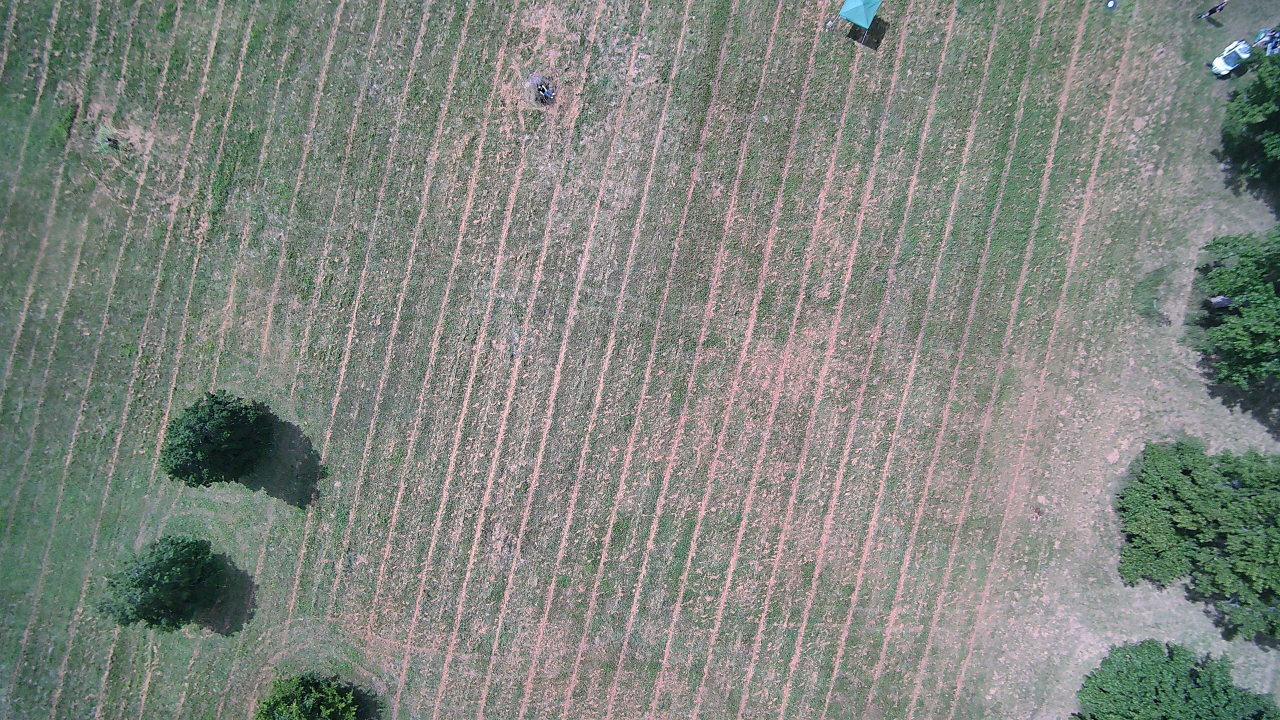
#> input picture vision/unit_tests/data/localize_test_images/20260829_0_0012.jpg, 3840 x 2160 px (shown at 1/3 size)
$ python -i odlc_image_processing.py   (imports and definitions only)
#> lines starting #> are read from the running program, lines starting #| are printed output that depends on the picture
"""
Preprocesses images obtained during airdrop area flyover for
use in contour detection for the standard objects.
"""

import cv2
import numpy as np
from nptyping import NDArray, Shape, UInt8

from vision.common.constants import Image, ScImage


# [39 lines that did not run here, left out]


# Runs preprocessing on specified image and displays results.
# duplicate code disabled for main
# pylint: disable=duplicate-code
# [25 lines not run here, left out]

>>> import cv2
>>> picture = cv2.imread('../unit_tests/data/localize_test_images/20260829_0_0012.jpg', cv2.IMREAD_GRAYSCALE)
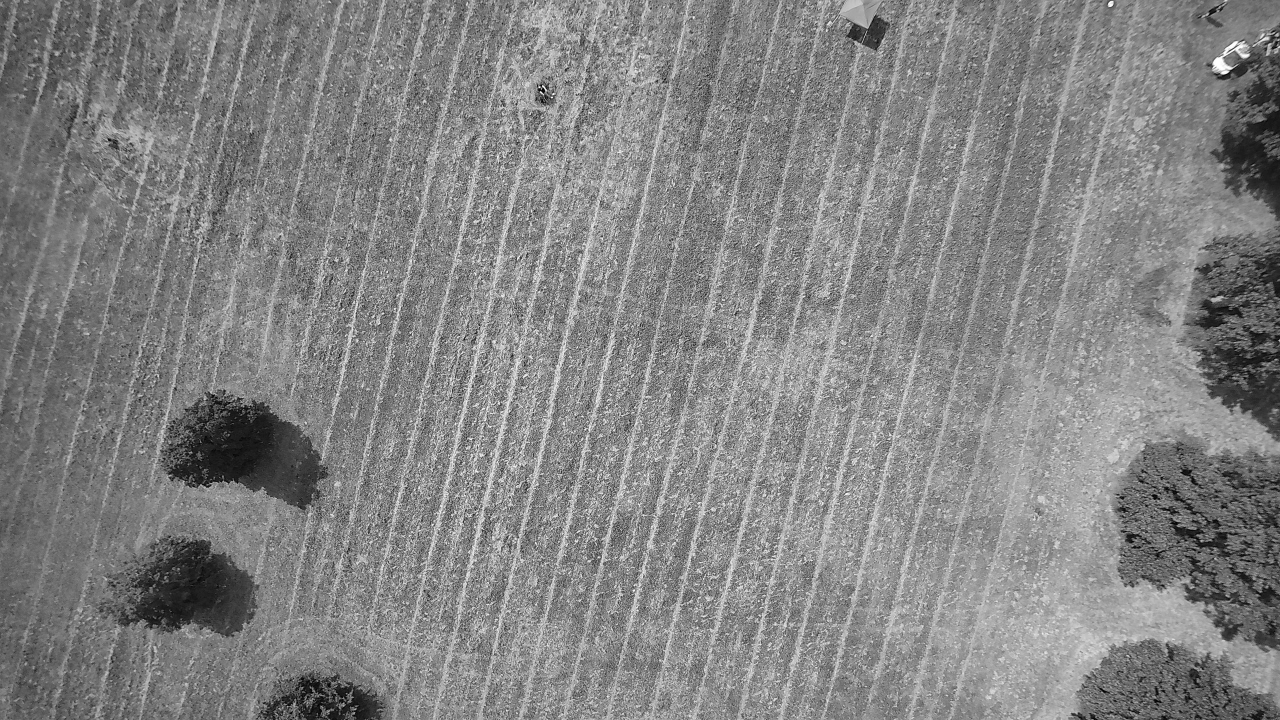
#> picture: shape (2160, 3840) (shown at 1/3 size); min 0, max 255, mean 131.5
#> (the run stopped early here; a loop or call above may not have finished)

$ run again, on vision/unit_tests/data/localize_test_images/20260829_0_0021.jpg
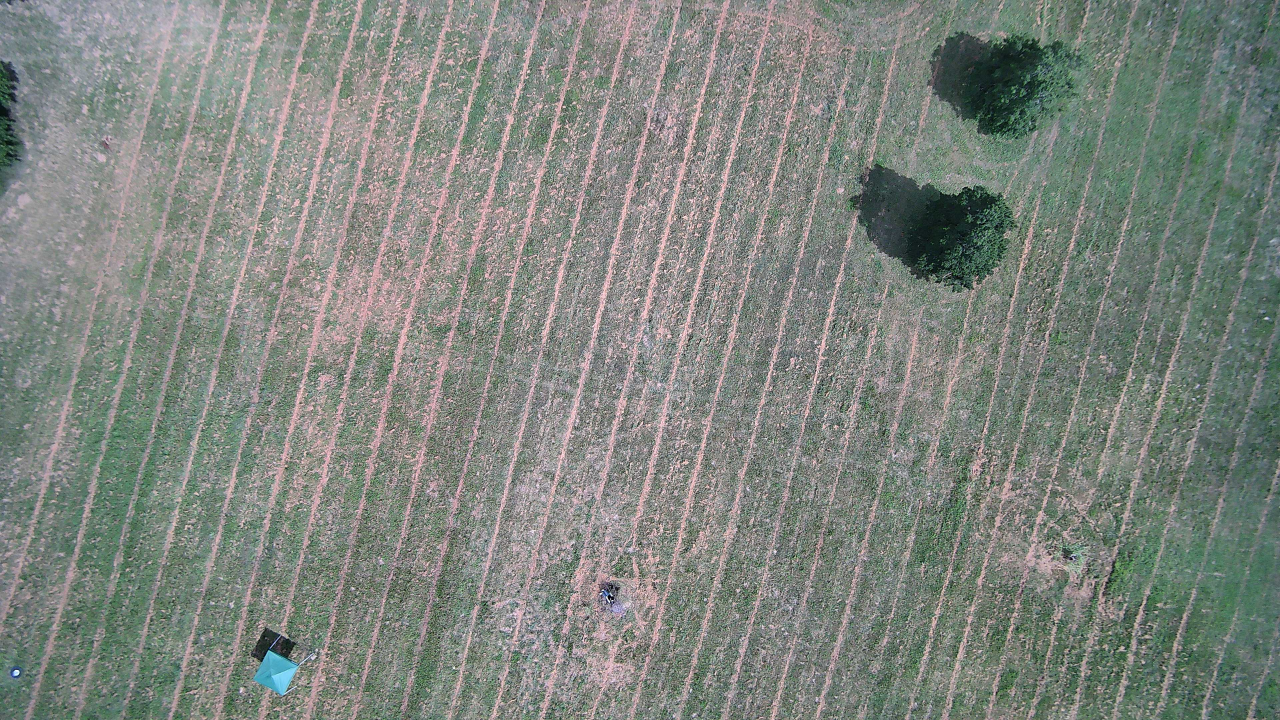
#> input picture vision/unit_tests/data/localize_test_images/20260829_0_0021.jpg, 3840 x 2160 px (shown at 1/3 size)
#> `picture = cv2.imread('../unit_tests/data/localize_test_images/20260829..`:
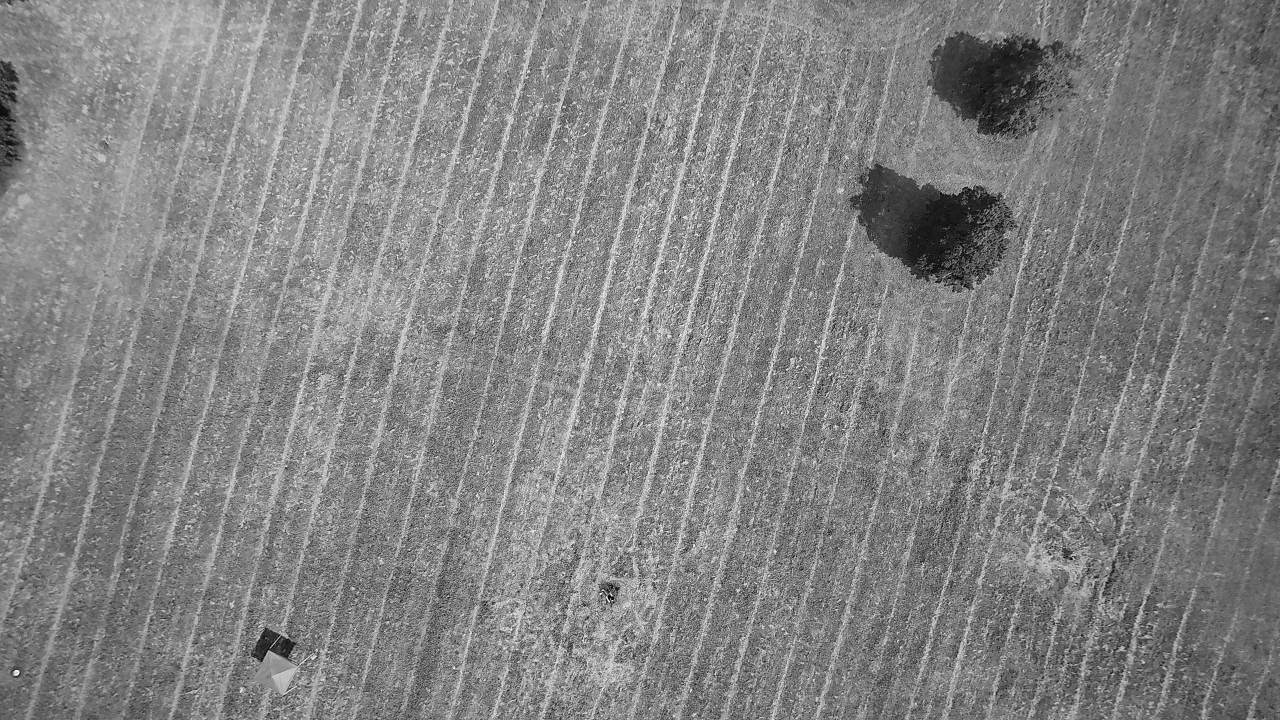
#> picture: shape (2160, 3840) (shown at 1/3 size); min 0, max 255, mean 130.6
